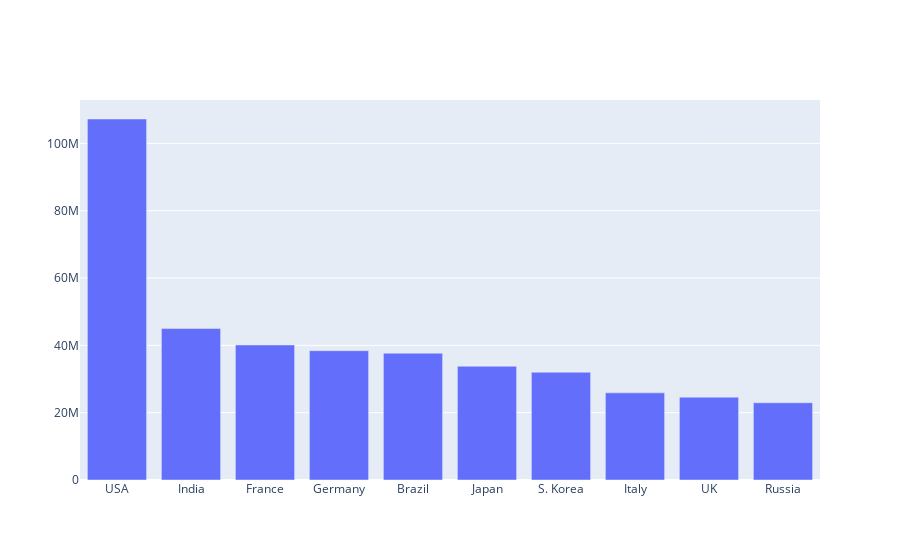

This figure's notebook cell:
### Code cell
#visualising the data
import plotly.graph_objects as go
fig = go.Figure([go.Bar(x=country[0:10], y=totalcase1)])
fig.show()

### Figure 1 — Plotly figure (JSON) as saved in the notebook; plotly's stock layout.template omitted (floating-point values rounded to 4 significant figures; data arrays with more than 128 entries replaced by an {"elided": "..."} marker saying what was removed)
{"data": [{"type": "bar", "x": ["USA", "India", "France", "Germany", "Brazil", "Japan", "S. Korea", "Italy", "UK", "Russia"], "y": {"elided": "231 int values"}}], "layout": {}}
